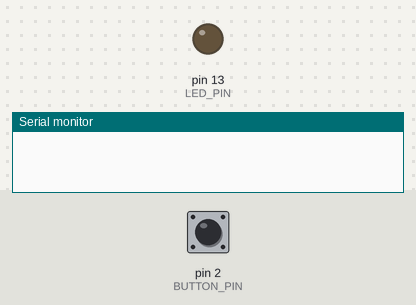
Simulated run of this sketch. Board: Arduino Uno, built with avr-gcc and run on an emulated ATmega328P. Shown: output pins drawn as LEDs (lit = HIGH), the last lines printed to the serial monitor. The test bench sets the inputs (shaded band); at power-on: pin 2 (BUTTON_PIN) LOW.

Above: at 1.2 s.
1.3 s: pin 2 (BUTTON_PIN) pulled HIGH for 0.15 s
At 2.6 s:
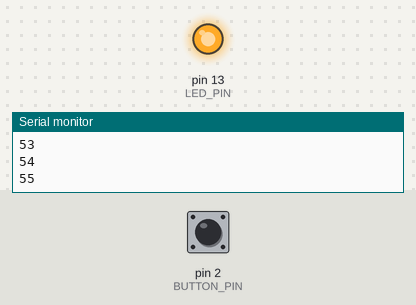
4.3 s: pin 2 (BUTTON_PIN) pulled HIGH for 1 s
At 4.71 s:
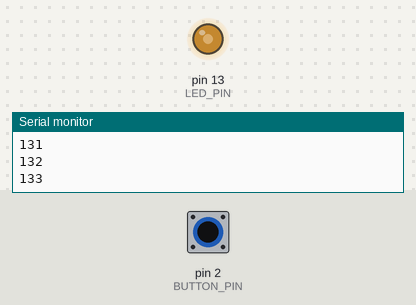
Timing chart, 0 to 7.3 s (numbered marks = the images above; inputs shaded):
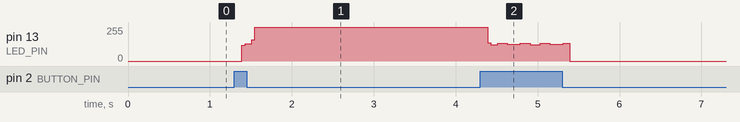

Measured:
- after the input at 1.3 s, pin 13 (LED_PIN): 0/255 → 128/255 after 0.09 s, → 255/255 0.12 s later

The sketch:

buttonBounce2.ino
```cpp
#include <Bounce2.h>

#define BUTTON_PIN 2
#define LED_PIN 13

bool toggle = LOW;
int count = 0;

// Instantiate a Bounce object
Bounce debouncer = Bounce();

void setup() {
  Serial.begin(9600);
  pinMode(BUTTON_PIN,INPUT);

  // After setting up the button, setup the Bounce instance :
  debouncer.attach(BUTTON_PIN);
  debouncer.interval(50); // interval in ms

  //Setup the LED :
  pinMode(LED_PIN,OUTPUT);

}

void loop() {
  // Update the Bounce instance :
  debouncer.update();

  // Get the updated value :
  int value = debouncer.read();

  // Turn on or off the LED as determined by the state :
 if(value){
  toggle = !toggle;
  digitalWrite(LED_PIN,toggle);

  count++;
  Serial.println(count);
 }

}
```
